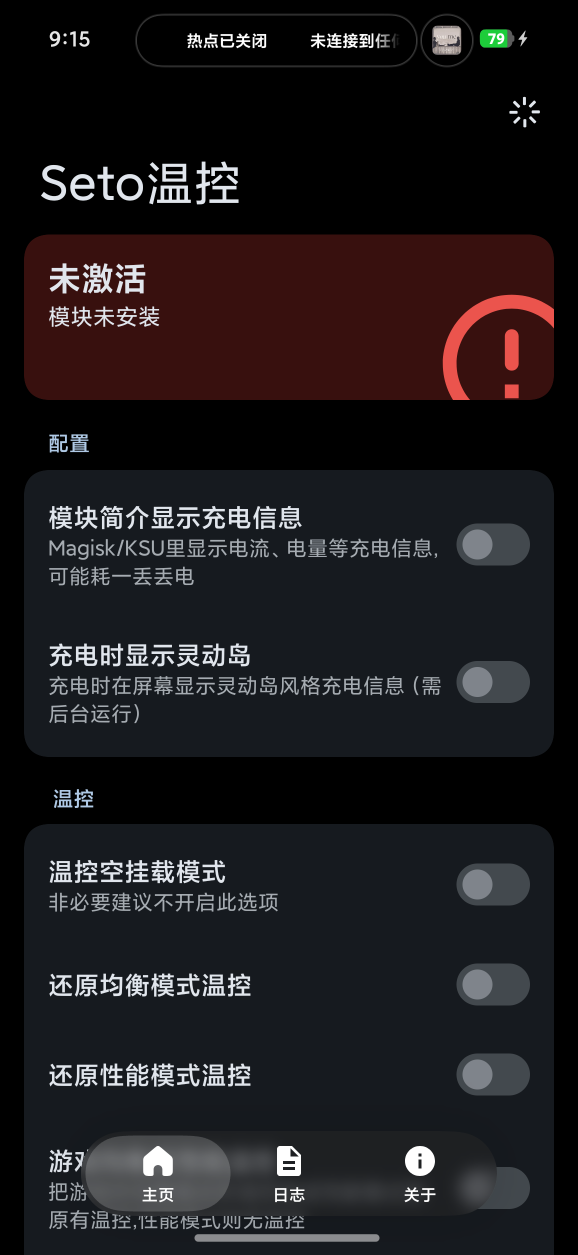
#> input picture .artifacts/shots2/cmp_os3c.png, 1156 x 2510 px, found by its file name (shown at 1/2 size)
$ python cmp.py
#> lines starting #> are read from the running program, lines starting #| are printed output that depends on the picture
from PIL import Image, ImageDraw
a=Image.open(".artifacts/shots2/cmp_os3c.png").convert("RGB").crop((0,120,1156,700))
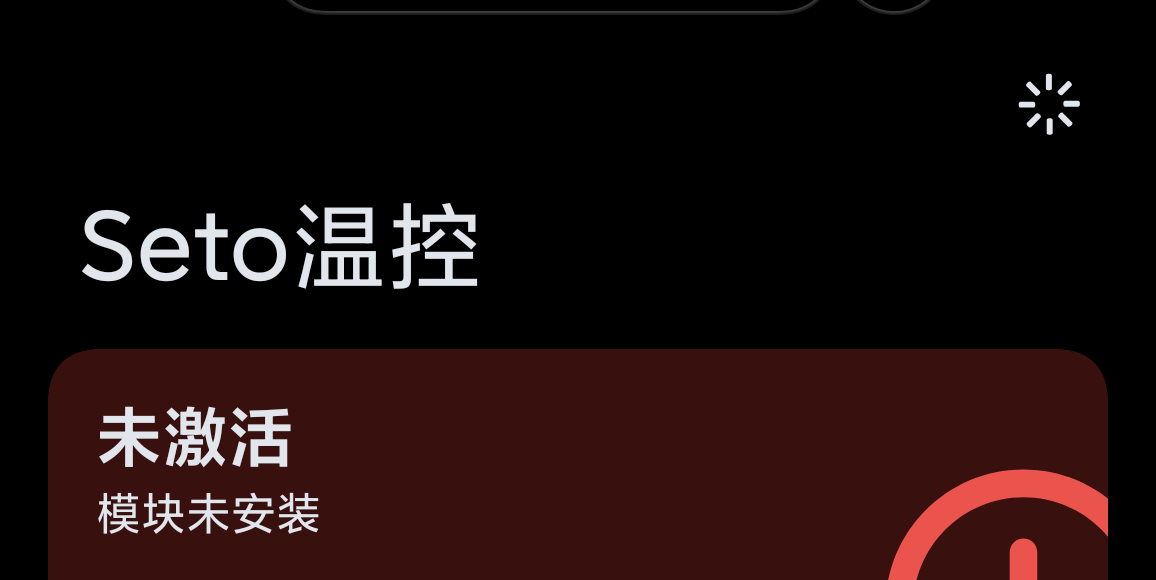
#> a: PIL image 1156x580 RGB; mean R, G, B 28.8, 13.5, 13
b=Image.open(".artifacts/shots2/fix4.png").convert("RGB").crop((0,120,1156,700))
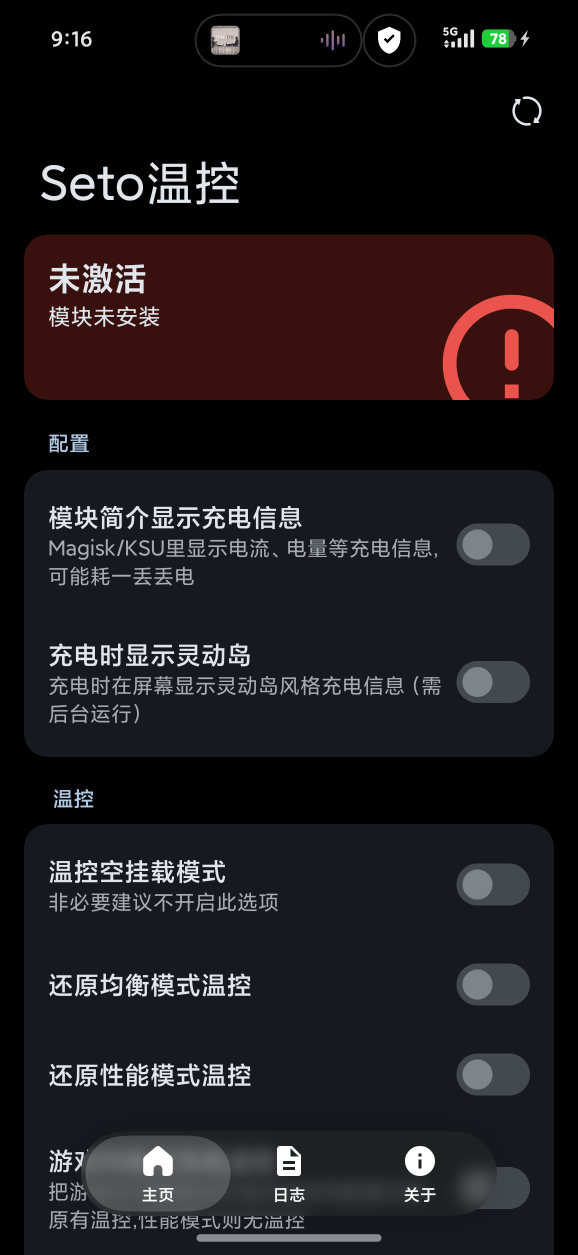
#> input picture .artifacts/shots2/fix4.png, 1156 x 2510 px, found by its file name (shown at 1/2 size)
pad=16
out=Image.new("RGB",(a.width*2+pad, a.height+64),(20,20,20))
#> out: PIL image 2328x644 RGB; every value is 20
out.paste(a,(0,64)); out.paste(b,(a.width+pad,64))
#> after `out.paste(a, (0, 64))`:
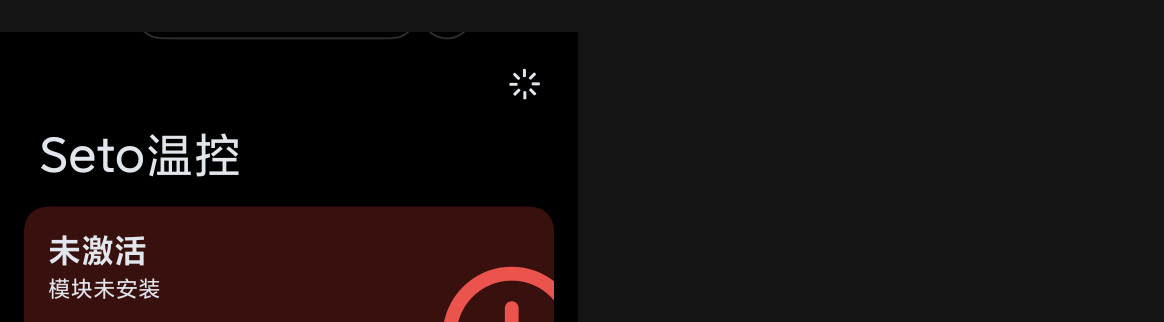
#> out: PIL image 2328x644 RGB (shown at 1/2 size); mean R, G, B 23.9, 17.1, 16.9
#> after `out.paste(b, (a.width + pad, 64))`:
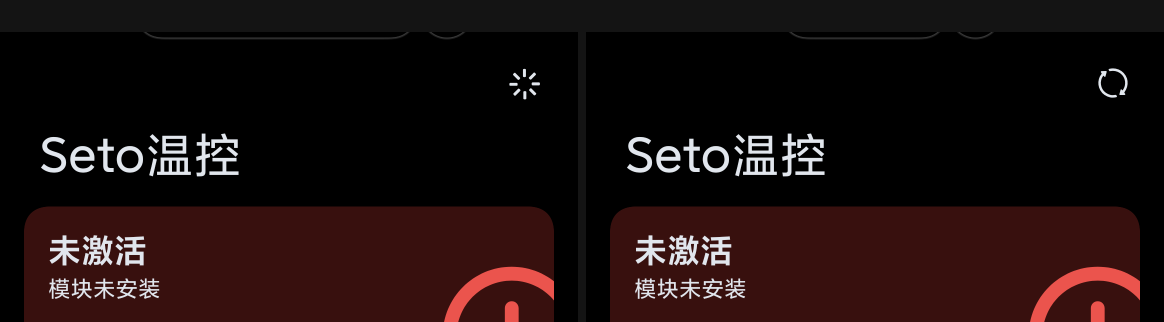
#> out: PIL image 2328x644 RGB (shown at 1/2 size); mean R, G, B 27.8, 14.2, 13.7
d=ImageDraw.Draw(out)
d.text((16,20),"OS3",fill=(255,255,255))
d.text((a.width+pad+16,20),"OS4 (fixed)",fill=(255,255,255))
# guide lines at title top 323 and card top 469 (crop offset 120)
for y,color in [(323-120+64,(0,255,0)),(469-120+64,(255,180,0))]:
    d.line([(0,y),(out.width,y)],fill=color,width=2)
out.save(".artifacts/shots2/os3_vs_os4.png")
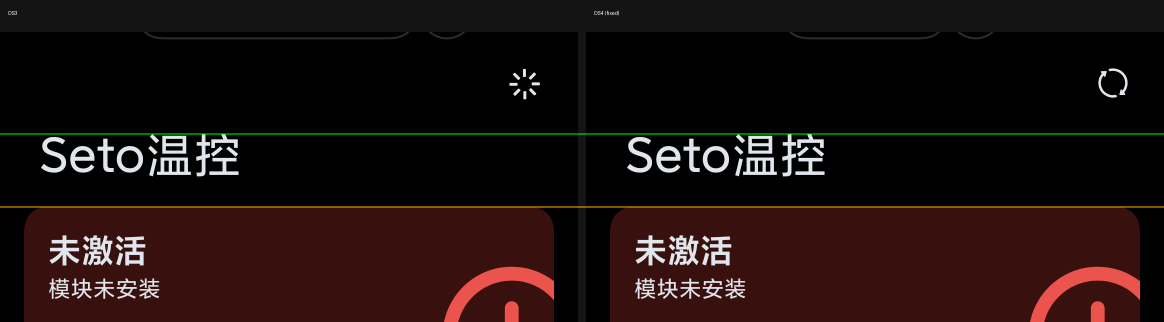
#> saved as os3_vs_os4.png: PIL image 2328x644 RGB (shown at 1/2 size); mean R, G, B 28.5, 15.5, 13.7
print(out.size)
#| (2328, 644)
